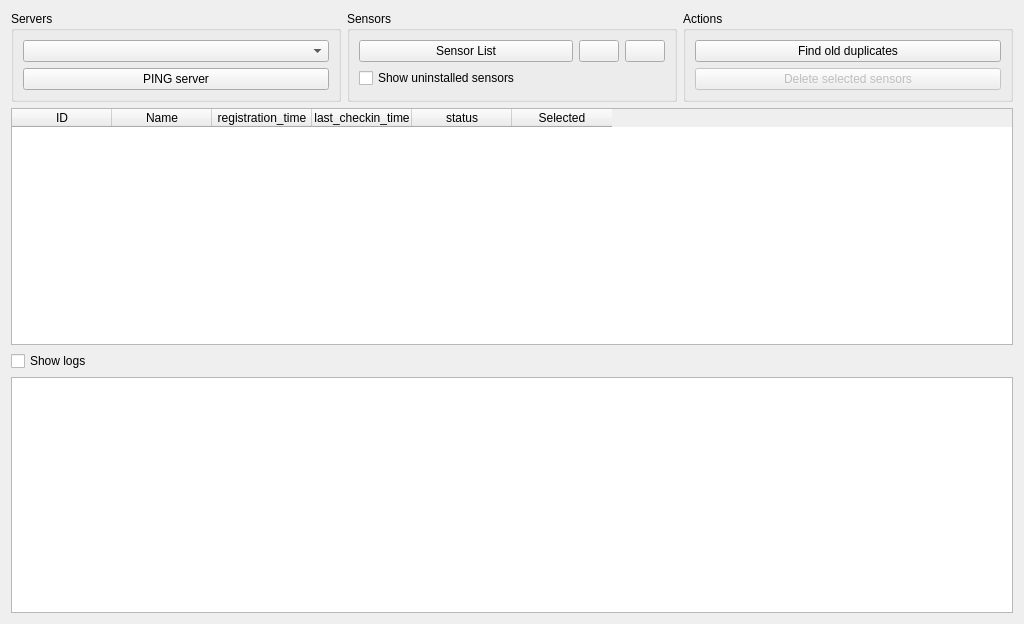
<?xml version="1.0" encoding="UTF-8"?>
<ui version="4.0">
 <class>Edr</class>
 <widget class="QWidget" name="Edr">
  <property name="geometry">
   <rect>
    <x>0</x>
    <y>0</y>
    <width>1024</width>
    <height>624</height>
   </rect>
  </property>
  <property name="windowTitle">
   <string>Form</string>
  </property>
  <layout class="QVBoxLayout" name="verticalLayout_4">
   <item>
    <layout class="QHBoxLayout" name="horizontalLayout_2">
     <item>
      <widget class="QGroupBox" name="groupBox_3">
       <property name="title">
        <string>Servers</string>
       </property>
       <layout class="QVBoxLayout" name="verticalLayout_2">
        <item>
         <widget class="QComboBox" name="comboBox_server"/>
        </item>
        <item>
         <widget class="QPushButton" name="pushButton_ping">
          <property name="text">
           <string>PING server</string>
          </property>
         </widget>
        </item>
       </layout>
      </widget>
     </item>
     <item>
      <widget class="QGroupBox" name="groupBox_2">
       <property name="title">
        <string>Sensors</string>
       </property>
       <layout class="QVBoxLayout" name="verticalLayout">
        <item>
         <layout class="QHBoxLayout" name="horizontalLayout">
          <item>
           <widget class="QPushButton" name="pushButton_sensor_list">
            <property name="text">
             <string>Sensor List</string>
            </property>
           </widget>
          </item>
          <item>
           <widget class="QPushButton" name="pushButton_download">
            <property name="sizePolicy">
             <sizepolicy hsizetype="Maximum" vsizetype="Fixed">
              <horstretch>0</horstretch>
              <verstretch>0</verstretch>
             </sizepolicy>
            </property>
            <property name="text">
             <string/>
            </property>
            <property name="icon">
             <iconset resource="cb.qrc">
              <normaloff>:/img/download.png</normaloff>:/img/download.png</iconset>
            </property>
            <property name="iconSize">
             <size>
              <width>32</width>
              <height>32</height>
             </size>
            </property>
           </widget>
          </item>
          <item>
           <widget class="QPushButton" name="pushButton_json_view">
            <property name="sizePolicy">
             <sizepolicy hsizetype="Maximum" vsizetype="Fixed">
              <horstretch>0</horstretch>
              <verstretch>0</verstretch>
             </sizepolicy>
            </property>
            <property name="text">
             <string/>
            </property>
            <property name="icon">
             <iconset resource="cb.qrc">
              <normaloff>:/img/json.png</normaloff>:/img/json.png</iconset>
            </property>
            <property name="iconSize">
             <size>
              <width>32</width>
              <height>32</height>
             </size>
            </property>
           </widget>
          </item>
         </layout>
        </item>
        <item>
         <widget class="QCheckBox" name="checkBox_show_uninstalled">
          <property name="text">
           <string>Show uninstalled sensors</string>
          </property>
         </widget>
        </item>
       </layout>
      </widget>
     </item>
     <item>
      <widget class="QGroupBox" name="groupBox">
       <property name="title">
        <string>Actions</string>
       </property>
       <layout class="QVBoxLayout" name="verticalLayout_3">
        <item>
         <widget class="QPushButton" name="pushButton_duplicate">
          <property name="toolTip">
           <string>&lt;html&gt;&lt;head/&gt;&lt;body&gt;&lt;p&gt;Same name&lt;/p&gt;&lt;p&gt;Oldest checkin time&lt;/p&gt;&lt;/body&gt;&lt;/html&gt;</string>
          </property>
          <property name="text">
           <string>Find old duplicates</string>
          </property>
          <property name="icon">
           <iconset resource="cb.qrc">
            <normaloff>:/img/workflow.png</normaloff>:/img/workflow.png</iconset>
          </property>
         </widget>
        </item>
        <item>
         <widget class="QPushButton" name="pushButton_delete">
          <property name="enabled">
           <bool>false</bool>
          </property>
          <property name="toolTip">
           <string>&lt;html&gt;&lt;head/&gt;&lt;body&gt;&lt;p&gt;TODO&lt;/p&gt;&lt;/body&gt;&lt;/html&gt;</string>
          </property>
          <property name="text">
           <string>Delete selected sensors</string>
          </property>
          <property name="icon">
           <iconset resource="cb.qrc">
            <normaloff>:/img/dustbin.png</normaloff>:/img/dustbin.png</iconset>
          </property>
         </widget>
        </item>
       </layout>
      </widget>
     </item>
    </layout>
   </item>
   <item>
    <widget class="QTableWidget" name="table">
     <column>
      <property name="text">
       <string>ID</string>
      </property>
     </column>
     <column>
      <property name="text">
       <string>Name</string>
      </property>
     </column>
     <column>
      <property name="text">
       <string>registration_time</string>
      </property>
     </column>
     <column>
      <property name="text">
       <string>last_checkin_time</string>
      </property>
     </column>
     <column>
      <property name="text">
       <string>status</string>
      </property>
     </column>
     <column>
      <property name="text">
       <string>Selected</string>
      </property>
     </column>
    </widget>
   </item>
   <item>
    <widget class="QCheckBox" name="checkBox_show_logs">
     <property name="text">
      <string>Show logs</string>
     </property>
    </widget>
   </item>
   <item>
    <widget class="QTextEdit" name="textEdit"/>
   </item>
  </layout>
 </widget>
 <resources>
  <include location="cb.qrc"/>
 </resources>
 <connections/>
</ui>
